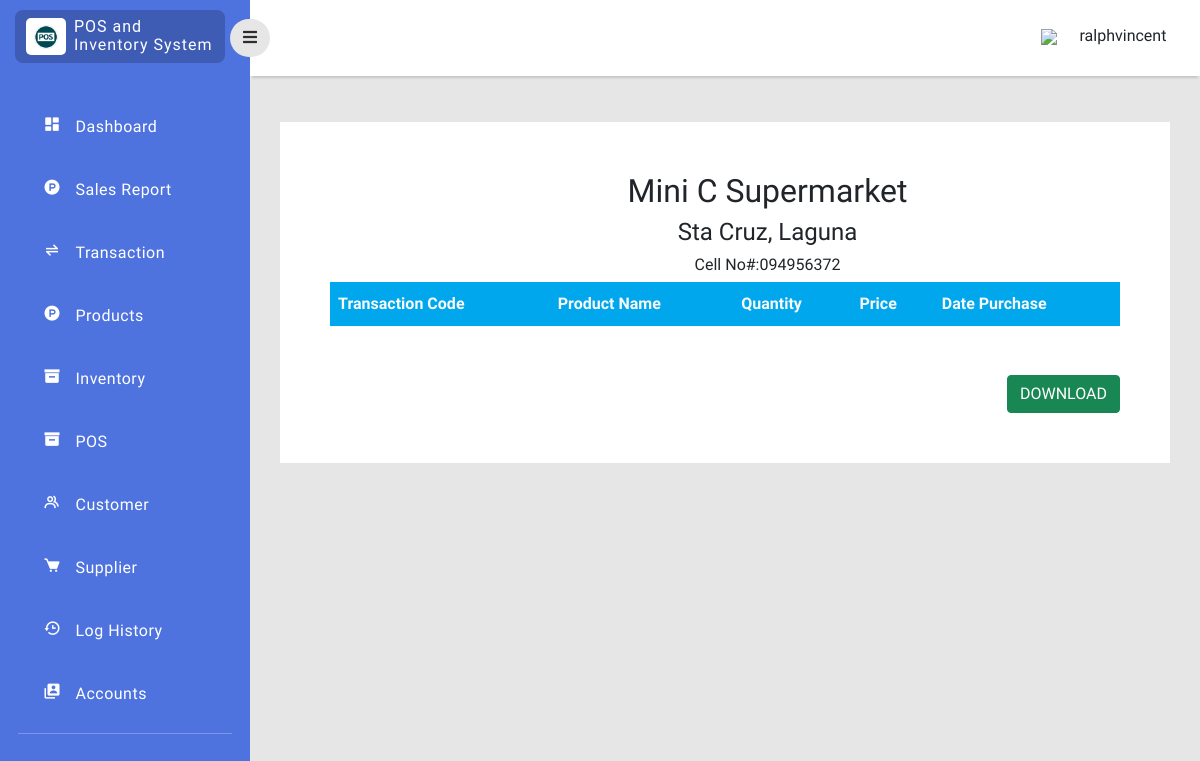
The page /php/receipt.php?invoice=RS-052022 (signed in) on the database as committed earlier.
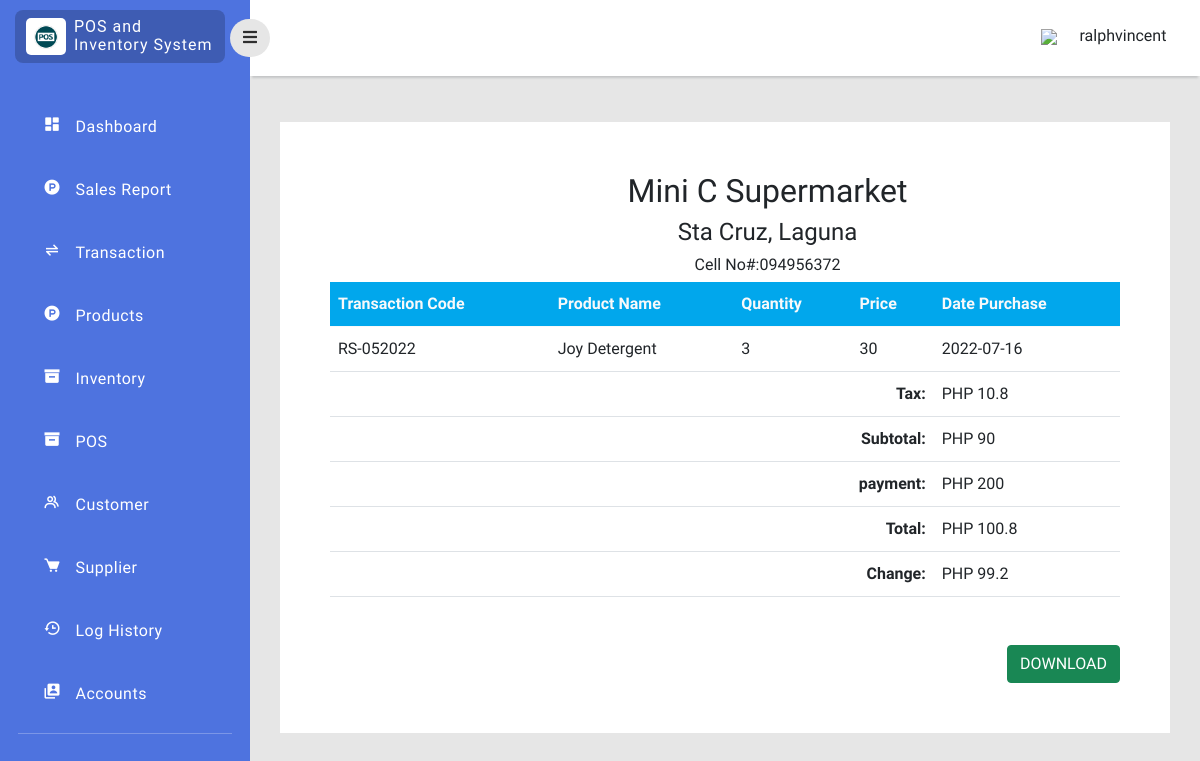
The same page on the database as committed later.
### tables this page shows
CREATE TABLE `sales` (
  `sales_id` int(11) NOT NULL,
  `item_id` bigint(11) NOT NULL,
  `product_code` varchar(255) NOT NULL,
  `invoice_code` varchar(255) NOT NULL,
  `product_name` varchar(255) NOT NULL,
  `sales_price` double NOT NULL,
  `sales_profit` double NOT NULL,
  `sales_quantity` double NOT NULL,
  `Total` double NOT NULL
);

CREATE TABLE `sales_detail` (
  `transac_id` int(11) NOT NULL,
  `transac_code` varchar(255) NOT NULL,
  `transac_subtotal` double NOT NULL,
  `customer_id` int(11) NOT NULL,
  `transac_tax` double NOT NULL,
  `transac_total` double NOT NULL,
  `transac_profit` double NOT NULL,
  `cash` double NOT NULL,
  `sales_change` double NOT NULL,
  `date_purchase` date DEFAULT current_timestamp()
);

### php/receipt.php (the view, shortened to what the changed rows need)
<?php
include 'connection.php';
?>
<!doctype html>
<html lang="en">
  <head>
    <link href="https://cdn.jsdelivr.net/npm/bootstrap@5.0.2/dist/css/bootstrap.min.css" rel="stylesheet"
>
    <link rel="stylesheet" type="text/css" href="../style/dash.css">
    <link
      href="https://cdnjs.cloudflare.com/ajax/libs/font-awesome/5.15.1/css/all.min.css"
      rel="stylesheet"/>
      <link href='https://unpkg.com/boxicons@2.1.2/css/boxicons.min.css' rel='stylesheet'>
    </head>
    <body>
    <div class="page">
        <div class="content">
             <div class="col py-3 d-flex justify-content-center overflow-auto">
                <div class="container">
                <div class="row">
                        <div class="col d-flex justify-content">
                            <br>
                            <div class="w-50">
                                <h2 class="text-dark  text-center" style="text-align: center; margin-right: -30rem;">Mini C Supermarket</h2>
                            </div>
                        </div>
                    </div>
                    <table class="table">
                            <thead>
                                <tr class="text-light" style="background: #01A7EC;">
                                     <th scope="col"><b>Transaction Code</b></th>
                                    <th scope="col"><b>Product Name</b></th>
                                    <th scope="col"><b>Quantity</b></th>
                                    <th scope="col"><b>Price</b></th>
                                    <th scope="col"><b>Date Purchase</b></th>
                                </tr>
                            </thead>
                            <tbody>
                                <?php
                                $id = $_GET['invoice'];
                                $table = mysqli_query($con, "SELECT * FROM sales, sales_detail WHERE(sales_detail.transac_code='{$id}') AND (sales.invoice_code='{$id}')");
                                while ($rows = mysqli_fetch_assoc($table)) {
                                ?>
                                <tr>
                                    <td><?php echo $rows['transac_code'];  ?></td>
                                    <td><?php echo $rows['product_name'];  ?></td>
                                    <td><?php echo $rows['sales_quantity'];  ?></td>
                                    <td><?php echo $rows['sales_price'];  ?></td>
                                     <td><?php echo $rows['date_purchase'];  ?></td>
                                </tr>
                                <?php }
                                $table2 = mysqli_query($con,"SELECT * FROM sales_detail WHERE transac_code = '$id' ");
                                while ($bows = mysqli_fetch_assoc($table2)) {
                                ?>
                                <tr>
                                    <th class="text-end" colspan="4">Tax: </th>
                                    <td colspan="5">PHP <?php echo $bows['transac_tax'];  ?></td>
                                </tr>
                                <tr>
                                    <th class="text-end" colspan="4">Subtotal: </th>
                                    <td colspan="5">PHP <?php echo $bows['transac_subtotal'];  ?></td>
                                </tr>
                                <tr>
                                    <th class="text-end" colspan="4">payment: </th>
                                    <td colspan="5">PHP <?php echo $bows['cash'];  ?></td>
                                </tr>
                                <tr>
                                    <th class="text-end" colspan="4">Total: </th>
                                    <td colspan="5">PHP <?php echo $bows['transac_total'];  ?></td>
                                </tr>
                                <tr>
                                    <th class="text-end" colspan="4">Change: </th>
                                    <td colspan="5">PHP <?php echo $bows['sales_change'];  ?></td>
                                </tr>
                            <?php  } ?>
                            </tbody>
                        </table>
                </div>
             </div>
             </div>
        </div>
</body>
</html>

Rows that differ between the two databases and show on the page:
added sales: sales_detail.transac_code "RS-052022", product_name "Joy Detergent", sales_quantity "3", sales_price "30", sales_detail.date_purchase "2022-07-16"
added sales_detail: transac_tax "10.8", transac_subtotal "90", cash "200", transac_total "100.8", sales_change "99.2"
